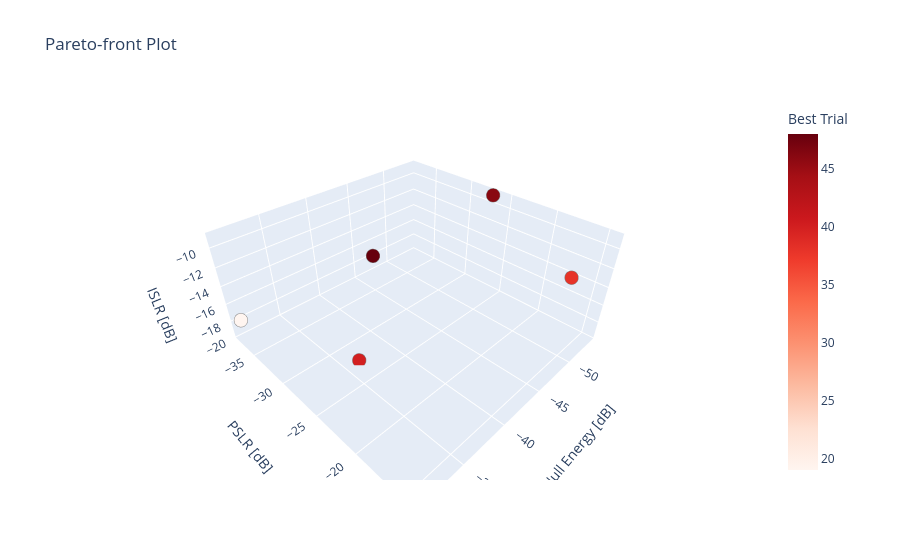

Notebook source saved alongside this figure:
### Code cell
#Ploting Optuna
import optuna.visualization as vis

fig = vis.plot_pareto_front(
    study, 
    target_names=["Null Energy (Min)", "PSLR ", "ISLR (Min)"]
)
#fig.show()
import numpy as np

# 1. יצירת הגרף המקורי של אופטונה (הכותרות כבר עם [dB])
fig1 = vis.plot_pareto_front(
    study, 
    target_names=["Null Energy [dB]", "PSLR [dB]", "ISLR [dB]"],
    include_dominated_trials=False
)

# 2. המרת כל הנתונים של שלושת הצירים ל-dB
for trace in fig1.data:
    # ציר X: אנרגיית החורים (Nulls)
    if trace.x is not None:
        trace.x = 10 * np.log10(np.array(trace.x, dtype=float) + 1e-20)
        
    # ציר Y: המדד השני (PSLR)
    if trace.y is not None:
        trace.y = 10 * np.log10(np.array(trace.y, dtype=float) + 1e-20)
        
    # ציר Z: המדד השלישי (ISLR)
    if trace.z is not None:
        trace.z = 10 * np.log10(np.array(trace.z, dtype=float) + 1e-20)

# 3. עדכון התצוגה התלת-מימדית כדי שהצירים יהיו ברורים
fig1.update_layout(
    scene=dict(
        xaxis_title="Null Energy [dB]",
        yaxis_title="PSLR [dB]",
        zaxis_title="ISLR [dB]"
    )
)

# 4. הצגת הגרף
fig1.show()
fig2 = vis.plot_pareto_front(
    study,
    targets=lambda t: (t.values[0], t.values[1]), # חיתוך ל-2D
    target_names=["Null Energy (Min)", "PSLR (Max)"],
    include_dominated_trials=False
    
)
#fig2.show()
fig3 = vis.plot_parallel_coordinate(
    study,
    target=lambda t: t.values[1], # מסתכלים על ה-PSLR
    target_name="PSLR (dB)"
)
#fig3.show()
fig4 = vis.plot_param_importances(
    study,
    target=lambda t: t.values[0], # מסתכלים על ה-Nulls
    target_name="Null Energy"
)
#fig4.show()

import numpy as np

print("\n--- Best Options on the Pareto Front ---")
best_trials = study.best_trials

for i, trial in enumerate(best_trials):
    # שליפת הערכים הליניאריים שחזרו מאופטונה
    null_lin = trial.values[0]
    pslr_lin = trial.values[1]
    islr_lin = trial.values[2]
    
    # המרה ל-dB (נוסיף 1e-20 כדי למנוע שגיאת log של אפס)
    null_db = 10 * np.log10(null_lin + 1e-20)
    pslr_db = 10 * np.log10(pslr_lin + 1e-20)
    islr_db = 10 * np.log10(islr_lin + 1e-20)
    
    print(f"\nOption {i+1} (Trial #{trial.number}):")
    # הדפסה יפה שמציגה את המעבר מליניארי ל-dB
    print(f"  Null Energy: {null_lin:.2e}  -->  {null_db:.2f} dB")
    print(f"  PSLR:        {pslr_lin:.6f}  -->  {pslr_db:.2f} dB")
    print(f"  ISLR:        {islr_lin:.6f}  -->  {islr_db:.2f} dB")
    
    print("  Betas to use:")
    for key, value in trial.params.items():
        print(f"    {key} = {value:.6e}")

### Figure 1 — Plotly figure (JSON) as saved in the notebook; plotly's stock layout.template omitted (floating-point values rounded to 4 significant figures)
{"data": [{"hovertemplate": "%{text}<extra>Trial</extra>", "marker": {"color": [], "colorbar": {"title": {"text": "Trial"}}, "colorscale": [[0, "rgb(247,251,255)"], [0.125, "rgb(222,235,247)"], [0.25, "rgb(198,219,239)"], [0.375, "rgb(158,202,225)"], [0.5, "rgb(107,174,214)"], [0.625, "rgb(66,146,198)"], [0.75, "rgb(33,113,181)"], [0.875, "rgb(8,81,156)"], [1, "rgb(8,48,107)"]], "line": {"color": "Grey", "width": 0.5}}, "mode": "markers", "showlegend": false, "text": [], "type": "scatter3d", "x": [], "y": [], "z": []}, {"hovertemplate": "%{text}<extra>Best Trial</extra>", "marker": {"color": [19, 38, 40, 46, 48], "colorbar": {"title": {"text": "Best Trial"}, "x": 1, "xpad": 40}, "colorscale": [[0, "rgb(255,245,240)"], [0.125, "rgb(254,224,210)"], [0.25, "rgb(252,187,161)"], [0.375, "rgb(252,146,114)"], [0.5, "rgb(251,106,74)"], [0.625, "rgb(239,59,44)"], [0.75, "rgb(203,24,29)"], [0.875, "rgb(165,15,21)"], [1, "rgb(103,0,13)"]], "line": {"color": "Grey", "width": 0.5}}, "mode": "markers", "showlegend": false, "text": ["{<br>  \"number\": 19,<br>  \"values\": [<br>    0.0008512769667136915,<br>    0.00016538860873769034,<br>    0.016463747456603246<br>  ],<br>  \"params\": {<br>    \"lr\": 0.04594853511795545,<br>    \"beta_smooth\": 0.006496311226622575,<br>    \"beta_norm\": 0.012705445333402506,<br>    \"beta_pslr\": 35.67653291566895,<br>    \"beta_islr\": 14.230596734317698,<br>    \"beta_div1\": 107.26975272205956,<br>    \"beta_div2\": 539.025108781661<br>  }<br>}", "{<br>  \"number\": 38,<br>  \"values\": [<br>    1.626061369976133e-05,<br>    0.035512087063397854,<br>    0.09791593823678431<br>  ],<br>  \"params\": {<br>    \"lr\": 0.015928849530692363,<br>    \"beta_smooth\": 0.1377516387635893,<br>    \"beta_norm\": 0.11098511625134358,<br>    \"beta_pslr\": 0.2862961816420346,<br>    \"beta_islr\": 0.6854811225215997,<br>    \"beta_div1\": 6.46036482132531,<br>    \"beta_div2\": 0.3986910666653047<br>  }<br>}", "{<br>  \"number\": 40,<br>  \"values\": [<br>    0.0002320749246477409,<br>    0.0018690370455881726,<br>    0.010641333630813179<br>  ],<br>  \"params\": {<br>    \"lr\": 0.0008831528822585789,<br>    \"beta_smooth\": 0.002435305973584081,<br>    \"beta_norm\": 0.5647274398194377,<br>    \"beta_pslr\": 0.0647235746905224,<br>    \"beta_islr\": 155.5365533784412,<br>    \"beta_div1\": 0.013036925642108363,<br>    \"beta_div2\": 0.002189239399624162<br>  }<br>}", "{<br>  \"number\": 46,<br>  \"values\": [<br>    4.073372956484657e-06,<br>    0.0021332984181392798,<br>    0.12900959919050492<br>  ],<br>  \"params\": {<br>    \"lr\": 0.0009044008246244797,<br>    \"beta_smooth\": 0.08565178431848876,<br>    \"beta_norm\": 0.0017475834922754236,<br>    \"beta_pslr\": 52.22948941617038,<br>    \"beta_islr\": 0.29640188879893464,<br>    \"beta_div1\": 10.765393545817057,<br>    \"beta_div2\": 54.104230213257964<br>  }<br>}", "{<br>  \"number\": 48,<br>  \"values\": [<br>    3.511880572539172e-05,<br>    0.00035421426608371945,<br>    0.030178812204044763<br>  ],<br>  \"params\": {<br>    \"lr\": 0.0009576667105760352,<br>    \"beta_smooth\": 0.02402895704585325,<br>    \"beta_norm\": 0.0050981982474129425,<br>    \"beta_pslr\": 111.77146616062423,<br>    \"beta_islr\": 11.760327917590464,<br>    \"beta_div1\": 0.002699705871272321,<br>    \"beta_div2\": 0.0012664027528168777<br>  }<br>}"], "type": "scatter3d", "x": [-30.7, -47.89, -36.34, -53.9, -44.54], "y": [-37.81, -14.5, -27.28, -26.71, -34.51], "z": [-17.83, -10.09, -19.73, -8.894, -15.2]}], "layout": {"scene": {"xaxis": {"title": {"text": "Null Energy [dB]"}}, "yaxis": {"title": {"text": "PSLR [dB]"}}, "zaxis": {"title": {"text": "ISLR [dB]"}}}, "title": {"text": "Pareto-front Plot"}}}
